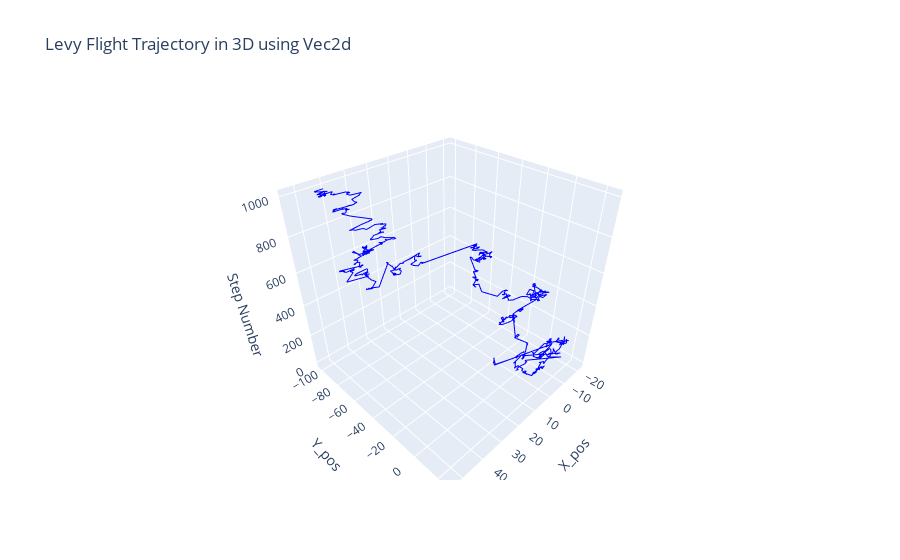

The code cell stored with this chart in its notebook:
### Markdown cell above
# Activity 4: Lévy flight - Vec2d - 1 Trajecotry

- Generate a Lévy flight trajectory.
- Implement usign Vec2d class.
- Keep the trajectory in a pandas Data Frame.
- Visualize trajectory using plotly - 3D projection

### Code cell
#levy Flight Simulation / create a Pandas data frame to store the trajectory

def levy_flight_trajectory(n_steps, alpha, beta):
    """Simulate a 2D Lévy flight trajectory."""
    
    #origin (0,0)
    position = Vec2d(0, 0)
    trajectory = [(position.x, position.y)]  #trajectory array
    
    for _ in range(n_steps):
        step_length = levy_stable.rvs(alpha, beta)
        #random angle between 0 and 2π
        angle = np.random.uniform(0, 2 * np.pi)
        step_vector = Vec2d(step_length * np.cos(angle), step_length * np.sin(angle))
        #update position
        position += step_vector
        trajectory.append((position.x, position.y))
    
    return pd.DataFrame(trajectory, columns=["x", "y"])


#Generate Lévy Flight Trajectory
n_steps = 1000
alpha, beta = 1.5, 0
trajectory_df = levy_flight_trajectory(n_steps, alpha, beta)

# Add "z"vector / 3D visualization
trajectory_df['z'] = np.arange(len(trajectory_df))

#Visualize the trajectory using Plotly 3d
fig = go.Figure(data=[go.Scatter3d(
    x=trajectory_df['x'],
    y=trajectory_df['y'],
    z=trajectory_df['z'],
    mode='lines',
    line=dict(color='blue', width=2)
)])

fig.update_layout(
    title='Levy Flight Trajectory in 3D using Vec2d',
    scene=dict(
        xaxis_title='X_pos',
        yaxis_title='Y_pos',
        zaxis_title='Step Number'
    )
)

fig.show()

### Figure 1 — Plotly figure (JSON) as saved in the notebook; plotly's stock layout.template omitted (floating-point values rounded to 4 significant figures; data arrays with more than 128 entries replaced by an {"elided": "..."} marker saying what was removed)
{"data": [{"line": {"color": "blue", "width": 2}, "mode": "lines", "type": "scatter3d", "x": {"elided": "1001 float values"}, "y": {"elided": "1001 float values"}, "z": {"elided": "1001 int values"}}], "layout": {"scene": {"xaxis": {"title": {"text": "X_pos"}}, "yaxis": {"title": {"text": "Y_pos"}}, "zaxis": {"title": {"text": "Step Number"}}}, "title": {"text": "Levy Flight Trajectory in 3D using Vec2d"}}}
